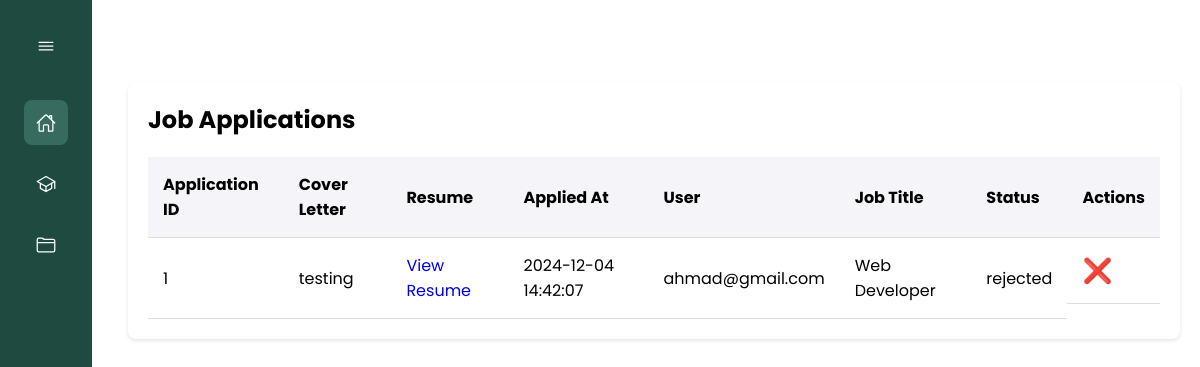
The page /job-applications.php (signed in) on the database its author committed.
### tables this page shows
CREATE TABLE IF NOT EXISTS `job_applications` (
  `id` int NOT NULL AUTO_INCREMENT,
  `cover_letter` text,
  `resume_path` varchar(255) DEFAULT NULL,
  `applied_at` timestamp NULL DEFAULT CURRENT_TIMESTAMP,
  `user_id` int NOT NULL,
  `job_id` int NOT NULL,
  `status` varchar(255) NOT NULL DEFAULT 'pending',
  PRIMARY KEY (`id`),
  KEY `fk_jobId` (`job_id`),
  KEY `fk_userId` (`user_id`)
);

CREATE TABLE IF NOT EXISTS `user` (
  `id` int NOT NULL AUTO_INCREMENT,
  `first_name` varchar(255) NOT NULL,
  `last_name` varchar(255) NOT NULL,
  `email` varchar(255) NOT NULL,
  `password` varchar(255) NOT NULL,
  `role` varchar(255) NOT NULL,
  PRIMARY KEY (`id`)
);

CREATE TABLE IF NOT EXISTS `jobs` (
  `id` int NOT NULL AUTO_INCREMENT,
  `image` varchar(255) DEFAULT NULL,
  `title` varchar(100) DEFAULT NULL,
  `rate` varchar(50) DEFAULT NULL,
  `employment_type` varchar(50) DEFAULT NULL,
  `company_name` varchar(100) DEFAULT NULL,
  `location` varchar(100) DEFAULT NULL,
  `vacancy` int DEFAULT NULL,
  `hours` varchar(50) DEFAULT NULL,
  `description` text,
  `workplace` varchar(100) DEFAULT NULL,
  `education` varchar(100) DEFAULT NULL,
  `experience` varchar(100) DEFAULT NULL,
  PRIMARY KEY (`id`)
);

### job-applications.php (the view, shortened to what this page needs)
<?php
include 'db_connect.php';
$sql = "SELECT
    ja.id AS application_id,
    ja.cover_letter,
    ja.resume_path,
    ja.applied_at,
    ja.user_id,
    ja.job_id,
    ja.status,
    j.title AS job_title,
    u.email AS user_email
FROM job_applications ja
JOIN user u ON ja.user_id = u.id
JOIN jobs j ON ja.job_id = j.id";
$stmt = $pdo->prepare($sql);
$stmt->execute();
$jobApplications = $stmt->fetchAll(PDO::FETCH_ASSOC);
?>
<!DOCTYPE html>
<html lang="en">
<head>
    <link rel="stylesheet" href="admin.css">
    <link rel="stylesheet" href="css/sidebar.css">
</head>
<body id="body-pd">
    <?php include 'components/sidebar.php'; ?>
    <main>
        <section class="applications">
            <h2>Job Applications</h2>
            <table>
                <thead>
                    <tr>
                        <th>Application ID</th>
                        <th>Cover Letter</th>
                        <th>Resume</th>
                        <th>Applied At</th>
                        <th>User</th>
                        <th>Job Title</th>
                        <th>Status</th>
                        <th>Actions</th>
                    </tr>
                </thead>
                <tbody id="applications-list">
                    <?php if (!empty($jobApplications)): ?>
                        <?php foreach ($jobApplications as $application): ?>
                            <tr>
                                <td><?php echo htmlspecialchars($application['application_id']); ?></td>
                                <td><?php echo htmlspecialchars($application['cover_letter']); ?></td>
                                <td>
                                    <a href="<?php echo htmlspecialchars($application['resume_path']); ?>" target="_blank">View
                                        Resume</a>
                                </td>
                                <td><?php echo htmlspecialchars($application['applied_at']); ?></td>
                                <td><?php echo htmlspecialchars($application['user_email']); ?></td>
                                <td><?php echo htmlspecialchars($application['job_title']); ?></td>
                                <td><?php echo htmlspecialchars($application['status']); ?></td>
                                <td style="display:flex;">
                                    <?php if ($application['status'] === 'pending'): ?>
                                        <form method="POST" style="display:inline;">
                                            <input type="hidden" name="application_id"
                                                value="<?php echo $application['application_id']; ?>">
                                            <input type="hidden" name="status" value="accepted">
                                            <button type="submit"
                                                onclick="return confirm('Accept this application?')">Accept</button>
                                        </form>
                                        <form method="POST" style="display:inline;">
                                            <input type="hidden" name="application_id"
                                                value="<?php echo $application['application_id']; ?>">
                                            <input type="hidden" name="status" value="rejected">
                                            <button class="reject-btn" type="submit"
                                                onclick="return confirm('Reject this application?')">Reject</button>
                                        </form>
                                    <?php elseif ($application['status'] === 'accepted'): ?>
                                        <span style="color: green; font-size: 1.5em;">&#10004;</span>
                                    <?php elseif ($application['status'] === 'rejected'): ?>
                                        <span style="color: red; font-size: 1.5em;">&#10060;</span>
                                    <?php endif; ?>
                                </td>
                            </tr>
                        <?php endforeach; ?>
                    <?php else: ?>
                        <tr>
                            <td colspan="4">No jobs found.</td>
                        </tr>
                    <?php endif; ?>
                </tbody>
            </table>
        </section>
    </main>
</body>
</html>

### admin.css (style rules this page uses)
* { margin: 0; padding: 0; box-sizing: border-box; }
body { font-family: Arial, sans-serif; display: flex; height: 100vh; }
main { flex: 1; padding: 20px; }
.applications { margin-top: 30px; background-color: #fff; padding: 20px; border-radius: 8px; box-shadow: 0 2px 4px rgba(0, 0, 0, 0.1); }
.applications h2 { margin-bottom: 20px; }
table { width: 100%; border-collapse: collapse; }
th, td { padding: 15px; text-align: left; border-bottom: 1px solid #ddd; }
th { background-color: #f4f4f9; font-weight: bold; }

### css/sidebar.css (style rules this page uses)
:root { --nav-width: 92px; --first-color: #386b5f; --bg-color: #1f4a40; --sub-color: #B6CEFC; --white-color: #FFF; --body-font: 'Poppins', sans-serif; --normal-font-size: 1rem; --small-font-size: .875rem; --z-fixed: 100; }
*,::before,::after { box-sizing: border-box; }
body { position: relative; margin: 0; padding: 2rem 0 0 6.75rem; font-family: var(--body-font); font-size: var(--normal-font-size); transition: .5s; }
a { text-decoration: none; }

### rows shown on the page
job_applications: id "1", cover_letter "testing", applied_at "2024-12-04 14:42:07", user.email "ahmad@gmail.com", job.title "Web Developer", status "rejected"
